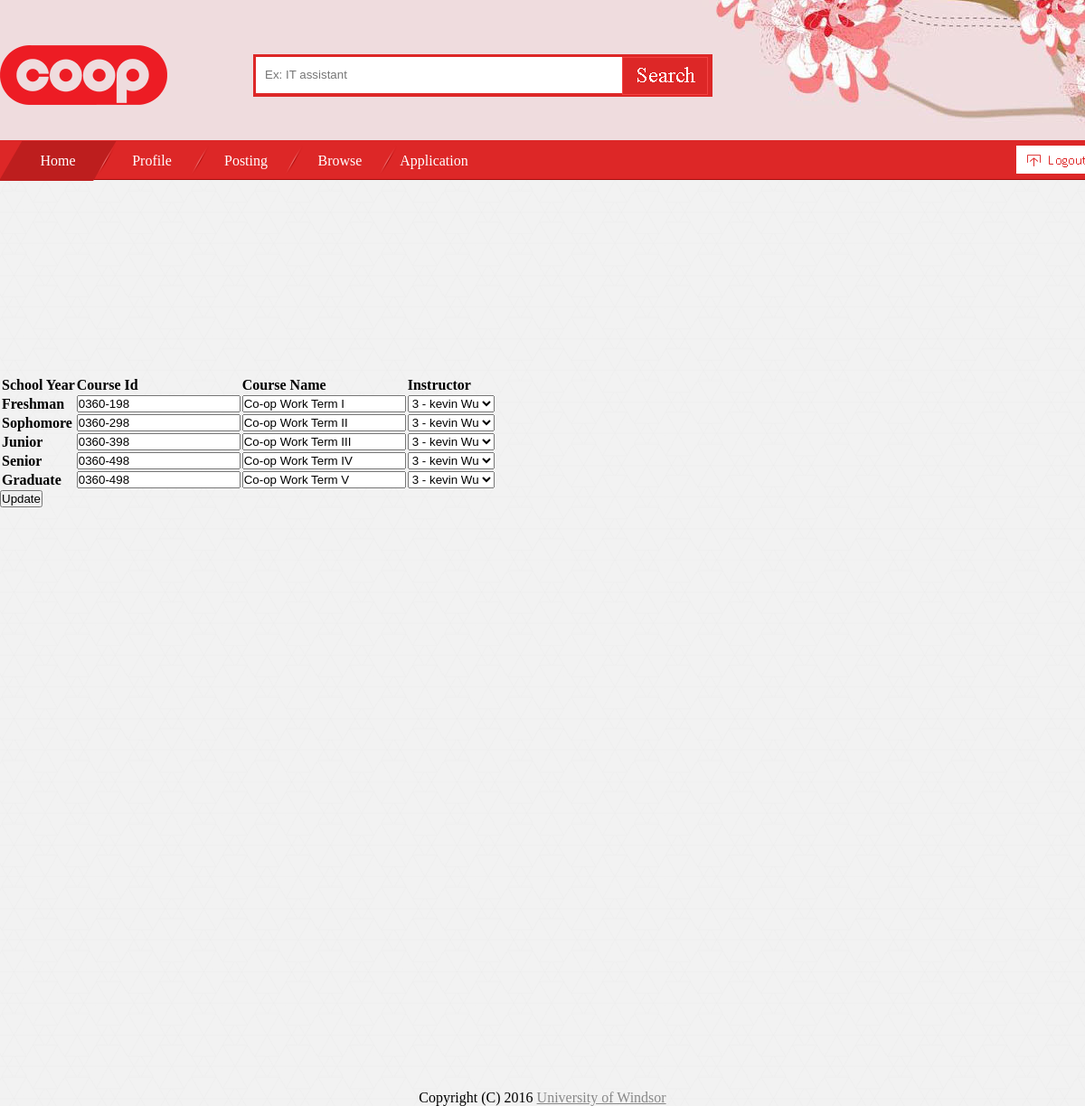
The page /pages/manager/course.php (signed in) on the database its author committed.
### tables this page shows
CREATE TABLE `course` (
  `id` int(11) NOT NULL,
  `year` int(255) DEFAULT NULL,
  `course` varchar(255) DEFAULT NULL,
  `coursename` varchar(255) DEFAULT NULL,
  `instructor` varchar(255) DEFAULT NULL,
  PRIMARY KEY (`id`)
);

### includes/php/functions.php (called while the page is built, shortened)
<?php
require_once $_SERVER['DOCUMENT_ROOT'] . '/config/database.php';
function getSchoolYearById($year) {
    if ($year == 0) {
        return "Any";
    } else if ($year == 1) {
        return "Freshman";
    } else if ($year == 2) {
        return "Sophomore";
    } else if ($year == 3) {
        return "Junior";
    } else if ($year == 4) {
        return "Senior";
    } else if ($year == 5) {
        return "Graduate";
    }
    return "";
}
function getFullNameById($id) {
    global $conn;
    $sql = "SELECT * FROM `profiles` WHERE `accid` = $id;";
    $result = $conn->query($sql);
    $row = $result->fetch_assoc();
    return $row["firstname"] . " " . $row["lastname"];
}
?>

### pages/manager/course.php (the view, shortened to what this page needs)
<?php
require_once $_SERVER['DOCUMENT_ROOT'] . '/includes/php/functions.php';
?>
<html>
    <head>
    </head>
    <body>
        <?php include($_SERVER['DOCUMENT_ROOT'] . "/includes/layout/header.php"); ?>
        <div class="container" style="margin-top: 200px; min-height: 640px;">
            <form class="form" method = "POST" action = "/pages/manager/viewstudent.php">
                <table class="table table-striped table-hover">
                    <thead>
                        <tr>
                            <td><b>School Year</b></td>
                            <td><b>Course Id</b></td>
                            <td><b>Course Name</b></td>
                            <td><b>Instructor</b></td>
                        </tr>
                    </thead>
                    <tbody>
                        <?php
                        $sql = "SELECT * FROM course;";
                        $result = $conn->query($sql);
                        while ($row = $result->fetch_assoc()) {
                            ?>
                            <tr>
                                <td><b><?php echo getSchoolYearById($row["year"]); ?></b></td>
                                <td><b><input type="text" name="courseid" value="<?php echo $row["course"]; ?>"/></b></td>
                                <td><b><input type="text" name="coursename" value="<?php echo $row["coursename"]; ?>" /></b></td>
                                <td><b>
                                        <select class="box" name="instructorid">
                                            <option value="<?php echo $row["instructor"]; ?>"><?php echo $row["instructor"] . " - " . getFullNameById($row["instructor"]); ?></option>
                                            <?php
                                            $instructor = "SELECT * FROM `accounts` WHERE `acctype`=3;";
                                            $result2 = $conn->query($instructor);
                                            while ($row2 = $result2->fetch_assoc()) {
                                                ?>
                                                <option value="<?php echo $row2["id"]; ?>"><?php echo $row2["id"] . " - " . getFullNameById($row2["id"]); ?></option>
                                                <?php
                                            }
                                            ?>
                                        </select>
                                    </b></td>
                            </tr>
                            <?php
                        }
                        ?>
                    </tbody>
                </table>
                <input type="Submit" value="Update" />
            </form>
        </div>
        <?php include($_SERVER['DOCUMENT_ROOT'] . "/includes/layout/footer.php"); ?>
    </body>
</html>

### css/layout.css (style rules this page uses)
* { margin: 0px; padding: 0px; }
body { background: url('/includes/images/background/lighter_geometric.png'); }

### rows shown on the page
course: year "Freshman", courseid "0360-198", coursename "Co-op Work Term I", instructorid "3 - kevin Wu"
course: year "Sophomore", courseid "0360-298", coursename "Co-op Work Term II", instructorid "3 - kevin Wu"
course: year "Junior", courseid "0360-398", coursename "Co-op Work Term III", instructorid "3 - kevin Wu"
course: year "Senior", courseid "0360-498", coursename "Co-op Work Term IV", instructorid "3 - kevin Wu"
course: year "Graduate", courseid "0360-498", coursename "Co-op Work Term V", instructorid "3 - kevin Wu"

### other values the page prints
$arr[1] "Home"
$arr[1] "Profile"
$arr[1] "Posting"
$arr[1] "Browse"
$arr[1] "Application"
